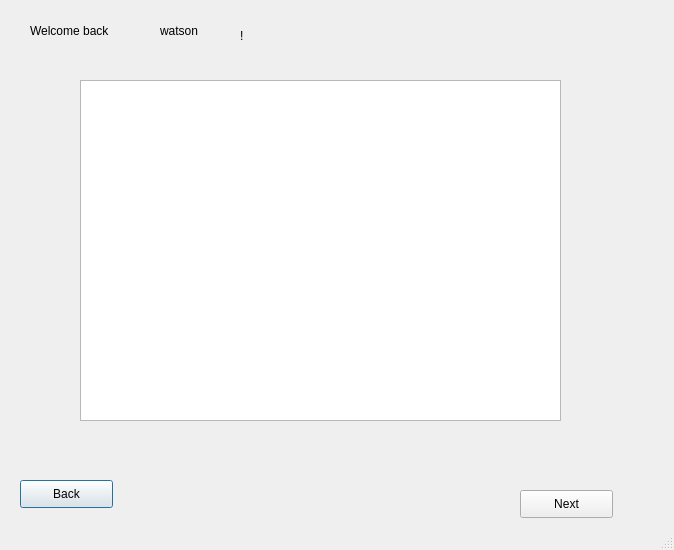
<?xml version="1.0" encoding="UTF-8"?>
<ui version="4.0">
 <class>CasesList</class>
 <widget class="QDialog" name="CasesList">
  <property name="geometry">
   <rect>
    <x>0</x>
    <y>0</y>
    <width>674</width>
    <height>550</height>
   </rect>
  </property>
  <property name="windowTitle">
   <string>Cases List</string>
  </property>
  <property name="autoFillBackground">
   <bool>true</bool>
  </property>
  <property name="sizeGripEnabled">
   <bool>true</bool>
  </property>
  <widget class="QListWidget" name="LwCases">
   <property name="geometry">
    <rect>
     <x>80</x>
     <y>80</y>
     <width>481</width>
     <height>341</height>
    </rect>
   </property>
  </widget>
  <widget class="QPushButton" name="BtnBack">
   <property name="geometry">
    <rect>
     <x>20</x>
     <y>480</y>
     <width>93</width>
     <height>28</height>
    </rect>
   </property>
   <property name="text">
    <string>Back</string>
   </property>
  </widget>
  <widget class="QPushButton" name="BtnNext">
   <property name="geometry">
    <rect>
     <x>520</x>
     <y>490</y>
     <width>93</width>
     <height>28</height>
    </rect>
   </property>
   <property name="text">
    <string>Next</string>
   </property>
  </widget>
  <widget class="QLabel" name="lbl_caseliost">
   <property name="geometry">
    <rect>
     <x>160</x>
     <y>10</y>
     <width>71</width>
     <height>41</height>
    </rect>
   </property>
   <property name="text">
    <string>watson</string>
   </property>
  </widget>
  <widget class="QLabel" name="lblwelcome">
   <property name="geometry">
    <rect>
     <x>30</x>
     <y>10</y>
     <width>101</width>
     <height>41</height>
    </rect>
   </property>
   <property name="text">
    <string>Welcome back</string>
   </property>
  </widget>
  <widget class="QLabel" name="label_2">
   <property name="geometry">
    <rect>
     <x>240</x>
     <y>20</y>
     <width>55</width>
     <height>31</height>
    </rect>
   </property>
   <property name="text">
    <string>!</string>
   </property>
  </widget>
 </widget>
 <resources/>
 <connections/>
</ui>
